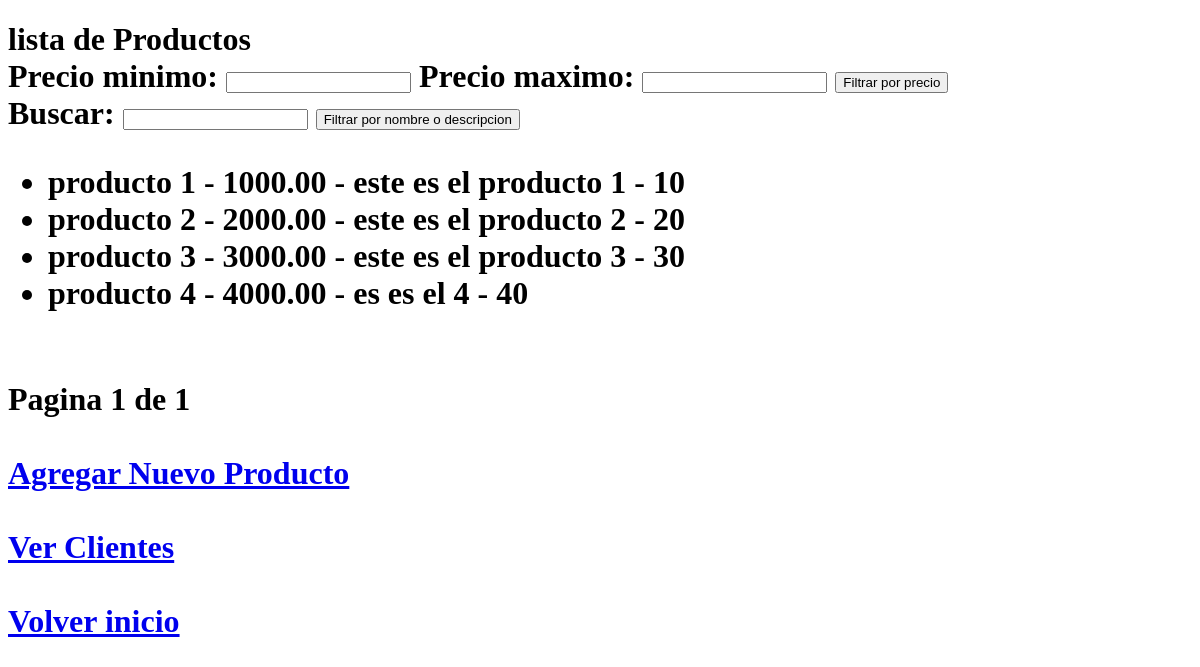
Before: /productos/productos/ with the older database file.
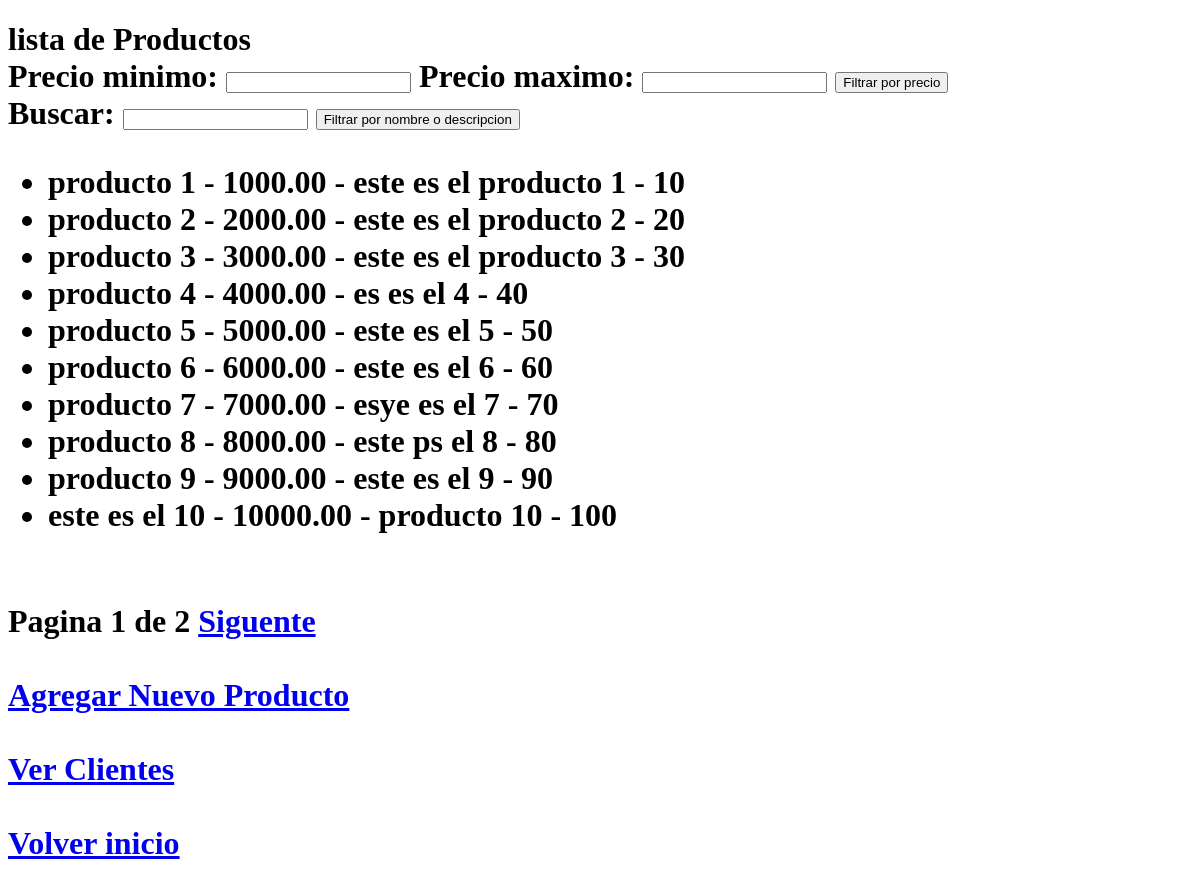
After: the same page with the newer database file.
### productos/models.py (models this page shows, shortened)
class Producto(models.Model):
    nombre = models.CharField(max_length=100)
    descripcion = models.TextField()
    precio = models.DecimalField(max_digits=10, decimal_places=2)
    stock = models.IntegerField()

### productos/views.py (the view)
# urls.py: path('productos/', listar_productos, name='listar_productos'),
def listar_productos(request):
    productos_list = Producto.objects.all()
    precio_min = request.GET.get('precio_min')
    precio_max = request.GET.get('precio_max')
    query = request.GET.get('q')
    paginator = Paginator(productos_list, 10)
    page_number = request.GET.get('page')
    productos = paginator.get_page(page_number)
    if precio_min and precio_max:
        productos_list = productos_list.filter(precio__gte = precio_min, precio__lte= precio_max)
    if query:
        productos_list = productos_list.filter(Q(nombre__icontains = query)| Q(descripcion__icontains = query))
    return render(request, 'listar_productos.html', {'productos': productos})

### productos/templates/listar_productos.html (shortened to what this page needs)
<!DOCTYPE html>
<html lang="es">
<head>
</head>
<body>
    <h1>lista de Productos</h>
        <form method="get">
            Precio minimo: <input type="number" name="precio_min">
            Precio maximo: <input type="number" name="precio_max">
            <button type="submit">Filtrar por precio</button>
        </form>
         <form method="get">
            Buscar: <input type="text" name="q">
            <button type="submit">Filtrar por nombre o descripcion</button>
        </form>
    <ul>
        {% for producto in productos %}
        <li>{{ producto.nombre }} - {{ producto.precio }} - {{ producto.descripcion }} - {{ producto.stock }}</li>
        {% endfor %}
    </ul>
    <br>
    <div>
        <span>Pagina {{ productos.number }} de {{ productos.paginator.num_pages }}</span>
        {% if productos.has_next %}
            <a href="?page={{ productos.next_page_number }}">Siguente</a>
        {% endif %}
    </div>
    <br>
    <a href="{% url 'agregar_producto' %}">Agregar Nuevo Producto</a>
    <br>
    <br>
    <a href="{% url 'listar_clientes' %}">Ver Clientes</a>
    <br>
    <br>
    <a href="{% url 'inicio' %}">Volver inicio</a>
</body>
</html>

Changed rows visible on the page:
added Producto: nombre "producto 5", precio "5000.00", descripcion "este es el 5", stock "50"
added Producto: nombre "producto 6", precio "6000.00", descripcion "este es el 6", stock "60"
added Producto: nombre "producto 7", precio "7000.00", descripcion "esye es el 7", stock "70"
added Producto: nombre "producto 8", precio "8000.00", descripcion "este ps el 8", stock "80"
added Producto: nombre "producto 9", precio "9000.00", descripcion "este es el 9", stock "90"
added Producto: nombre "este es el 10", precio "10000.00", descripcion "producto 10", stock "100"
Other visible differences:
{{ productos.paginator.num_pages }}: "1" → "2"
text now shown: "Siguente"
